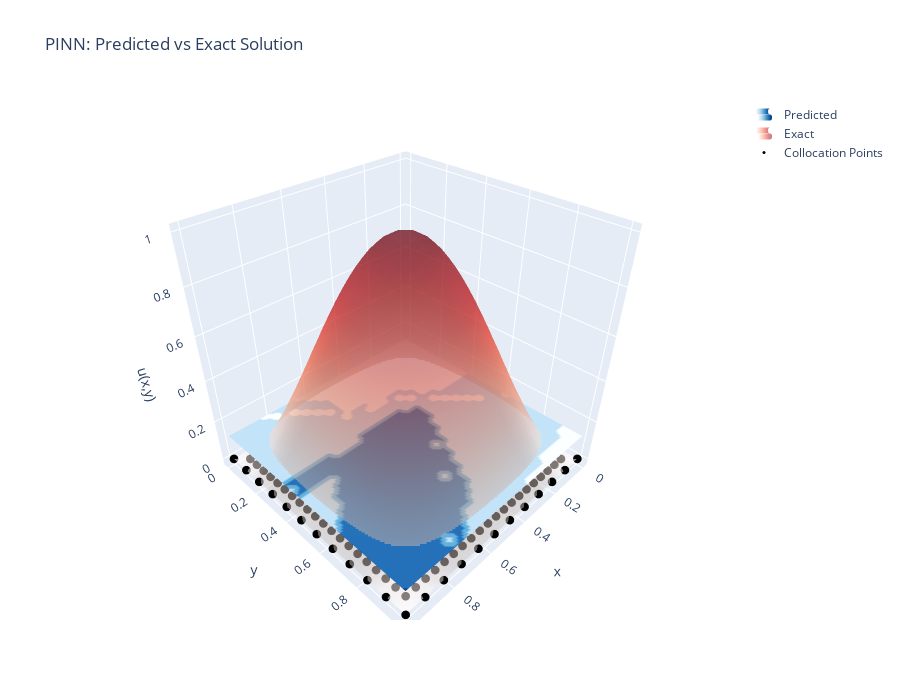

Write notebook code for a chart like this one.
### Code cell
import plotly.graph_objects as go
import numpy as np

# Reshape data (assuming square grid)
N = int(np.sqrt(x_test.shape[0]))
X = x_test[:, 0].reshape(N, N)
Y = x_test[:, 1].reshape(N, N)
y_pred = y_pred.reshape(N, N)
y_test = y_test.reshape(N, N)
x_train = np.vstack([x_train_i,x_train_b])

fig = go.Figure()

# Predicted surface
fig.add_trace(go.Surface(z=y_pred, x=X, y=Y, colorscale='Blues', name='Predicted',showlegend=True,showscale=False))

# Exact surface overlay
fig.add_trace(go.Surface(z=y_test, x=X, y=Y, colorscale='Reds', opacity=0.5, name='Exact',showlegend=True,showscale=False))

# Collocation points
# x_col = x_train.detach().cpu().numpy()
fig.add_trace(go.Scatter3d(
    x=x_train[:, 0], y=x_train[:, 1], z=np.zeros_like(x_train[:, 0]),
    mode='markers', marker=dict(size=3, color='black'),
    name='Collocation Points',
    showlegend=True
))

fig.update_layout(
    title="PINN: Predicted vs Exact Solution",
    scene=dict(xaxis_title='x', yaxis_title='y', zaxis_title='u(x,y)'),
    width=900, height=700
)
fig.show()

### Figure 1 — Plotly figure (JSON) as saved in the notebook; plotly's stock layout.template omitted (floating-point values rounded to 4 significant figures; data arrays with more than 128 entries replaced by an {"elided": "..."} marker saying what was removed)
{"data": [{"colorscale": [[0, "rgb(247,251,255)"], [0.125, "rgb(222,235,247)"], [0.25, "rgb(198,219,239)"], [0.375, "rgb(158,202,225)"], [0.5, "rgb(107,174,214)"], [0.625, "rgb(66,146,198)"], [0.75, "rgb(33,113,181)"], [0.875, "rgb(8,81,156)"], [1, "rgb(8,48,107)"]], "name": "Predicted", "showlegend": true, "showscale": false, "type": "surface", "x": {"elided": "30x30 float values"}, "y": {"elided": "30x30 float values"}, "z": {"elided": "30x30 float values"}}, {"colorscale": [[0, "rgb(255,245,240)"], [0.125, "rgb(254,224,210)"], [0.25, "rgb(252,187,161)"], [0.375, "rgb(252,146,114)"], [0.5, "rgb(251,106,74)"], [0.625, "rgb(239,59,44)"], [0.75, "rgb(203,24,29)"], [0.875, "rgb(165,15,21)"], [1, "rgb(103,0,13)"]], "name": "Exact", "opacity": 0.5, "showlegend": true, "showscale": false, "type": "surface", "x": {"elided": "30x30 float values"}, "y": {"elided": "30x30 float values"}, "z": {"elided": "30x30 float values"}}, {"marker": {"color": "black", "size": 3}, "mode": "markers", "name": "Collocation Points", "showlegend": true, "type": "scatter3d", "x": {"elided": "444 float values"}, "y": {"elided": "444 float values"}, "z": {"elided": "444 float values"}}], "layout": {"height": 700, "scene": {"xaxis": {"title": {"text": "x"}}, "yaxis": {"title": {"text": "y"}}, "zaxis": {"title": {"text": "u(x,y)"}}}, "title": {"text": "PINN: Predicted vs Exact Solution"}, "width": 900}}
